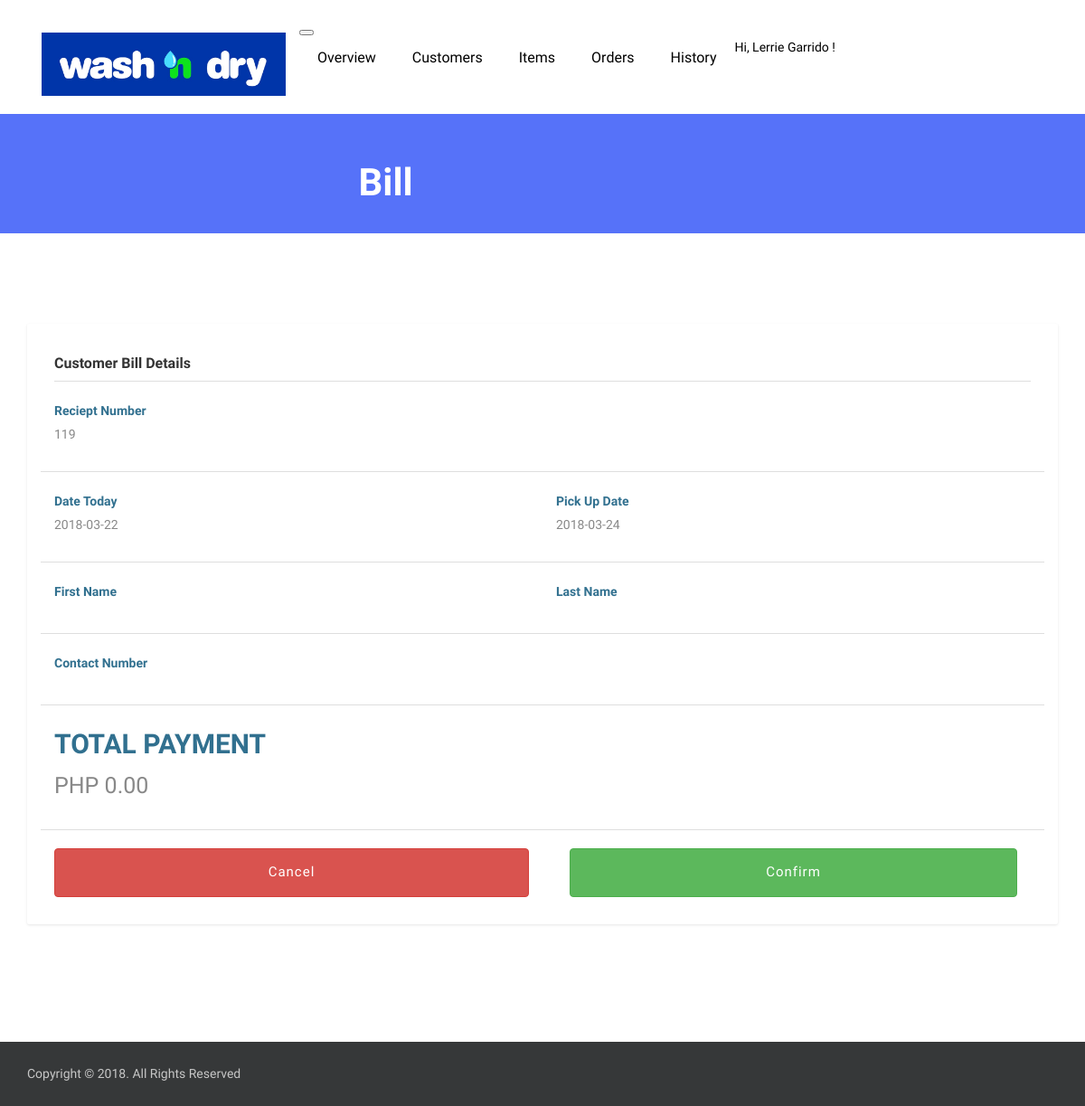
The app's page /pssychcare/laundry/bill.php (signed in) with its own data.
### tables this page shows
CREATE TABLE IF NOT EXISTS `orders` (
`id` int(11) NOT NULL,
  `date_today` varchar(10) NOT NULL,
  `pick_up_date` varchar(10) NOT NULL,
  `fname` varchar(50) NOT NULL,
  `lname` varchar(50) NOT NULL,
  `contact_no` varchar(11) NOT NULL,
  `total_payment` decimal(10,2) NOT NULL,
  `status` varchar(10) NOT NULL
);

### pssychcare/laundry/bill.php (the view, shortened to what this page needs)
<?php
    $query="SELECT * FROM orders ORDER BY id DESC LIMIT 1";
    $result = mysqli_query($sql, $query);
?>
<!DOCTYPE html>
<html lang="en">
<head>
	<link href="plugins/jquery-ui/jquery-ui.min.html" rel="stylesheet">
	<link href="plugins/bootstrap/dist/css/bootstrap.min.css" rel="stylesheet">
	<link href="plugins/font-awesome/css/font-awesome.min.css" rel="stylesheet">
	<link href="plugins/slick-carousel/slick/slick.css" rel="stylesheet">
	<link href="plugins/slick-carousel/slick/slick-theme.css" rel="stylesheet">
	<link href="plugins/fancybox/jquery.fancybox.pack.css" rel="stylesheet">
	<link href="plugins/jquery-nice-select/css/nice-select.css" rel="stylesheet">
	<link href="plugins/seiyria-bootstrap-slider/dist/css/bootstrap-slider.min.css" rel="stylesheet">
	<link href="css/style.css" rel="stylesheet">
	<link rel="stylesheet" href="https://cdn.datatables.net/1.10.12/css/dataTables.bootstrap.min.css" />
</head>
<body class="body-wrapper">
<section>
	<div class="container">
		<div class="row">
			<div class="col-md-12">
				<?php include('navbar.php') ?>
			</div>
		</div>
	</div>
</section>
<section class="page-title">
	<div class="container">
		<div class="row">
			<div class="col-md-8 offset-md-2 text-center">
				<h3><i class="fa fa-money" aria-hidden="true"></i> Bill</h3>
			</div>
		</div>
	</div>
</section>
<section class="blog section">
	<div class="container">
		<div class="row">
			<div class="col-md-10 offset-md-1 col-lg-12 offset-lg-0">
				<div class="sidebar">
					<div class="widget category">
						<h5 class="widget-header">Customer Bill Details</h5>
							<form method="POST" action="cancel_order.php">
								<div class="row">
								<?php while ($row=mysqli_fetch_array($result)) {?>
									<div class="col-sm-12 col-md-12 widget-header">
										<div class="form-group mb-30">
										    <b><label class="text-info">Reciept Number</label></b>
										    <p><?php echo $row['id'] ?></p>
										</div>
									</div>
									<div class="col-sm-12 col-md-6 widget-header">
										<div class="form-group mb-30">
										    <b><label class="text-info">Date Today</label></b>
											<p><?php echo $row['date_today'] ?></p>
										</div>
									</div>
									<div class="col-sm-12 col-md-6 widget-header">
										<div class="form-group mb-30">
										    <b><label class="text-info">Pick Up Date</label></b>
											<p><?php echo $row['pick_up_date'] ?></p>
										</div>
									</div>
									<div class="col-sm-12 col-md-6 widget-header">
										<div class="form-group mb-30">
										    <b><label class="text-info">First Name</label></b>
										</div>
									</div>
									<div class="col-sm-12 col-md-6 widget-header">
										<div class="form-group mb-30">
										    <b><label class="text-info">Last Name</label></b>
										</div>
									</div>
									<div class="col-sm-12 col-md-12 widget-header">
										<div class="form-group mb-30">
										    <b><label class="text-info">Contact Number</label></b>
										</div>
									</div>
									<div class="col-sm-12 col-md-12 widget-header">
										<div class="form-group mb-30">
										    <b><label class="text-info" style="font-size: 30px">TOTAL PAYMENT</label></b>
											<b><p style="font-size: 25px">PHP <?php echo number_format($row['total_payment'], 2) ?></p></b>
										</div>
									</div>
								<?php } ?>
								<div class="col-sm-12 col-md-6">
									<div class="form-group mb-30">
									    <input type="submit" name="submit" class="btn btn-danger col-md-12" value="Cancel">
									</div>
								</div>
							</form>
							<div class="col-sm-12 col-md-6">
								<form action="orders.php">
									<div class="col-sm-12 col-md-12">
										<div class="form-group mb-30">
											<button class="btn btn-success col-md-12" type="submit">Confirm</button>
										</div>
									</div>
								</form>
							</div>
						</div>
					</div>
				</div>
			</div>
		</div>
</section>
<footer class="footer-bottom">
    <div class="container">
      <div class="row">
        <div class="col-sm-6 col-12">
          <div class="copyright">
            <p>Copyright © 2018. All Rights Reserved</p>
          </div>
        </div>
        <div class="col-sm-6 col-12">
          <ul class="social-media-icons text-right">
              <li><a class="fa fa-facebook" href="#"></a></li>
              <li><a class="fa fa-twitter" href="#"></a></li>
              <li><a class="fa fa-pinterest-p" href="#"></a></li>
              <li><a class="fa fa-vimeo" href="#"></a></li>
            </ul>
        </div>
      </div>
    </div>
</footer>
</body>
</html>

### pssychcare/laundry/navbar.php (shortened to what this page needs)
<?php
    if (isset($_SESSION['admin_user'])) {
        $userQuery = "SELECT * FROM admin WHERE id='".$_SESSION['admin_user']."'";
        $userResult = mysqli_query($sql, $userQuery);
        $userRow = mysqli_fetch_array($userResult);
    }else{
        header("location: index.php");
    }
?>
<nav class="navbar navbar-expand-lg  navigation">
	<a class="navbar-brand" href="overview.php">
		<img src="images/wndl.jpg" width="270" height="70" alt="Wash N' dry">
	</a>
	<button class="navbar-toggler" type="button" data-toggle="collapse" data-target="#navbarSupportedContent" aria-controls="navbarSupportedContent" aria-expanded="false" aria-label="Toggle navigation">
	</button>
	<div class="collapse navbar-collapse" id="navbarSupportedContent">
		<ul class="navbar-nav ml-auto main-nav ">
			<li class="nav-item">
				<a class="nav-link" href="overview.php">Overview</a>
			</li>
			<li class="nav-item">
				<a class="nav-link" href="customers.php">Customers</a>
			</li>
			<li class="nav-item">
				<a class="nav-link" href="items.php">Items</a>
			</li>
			<li class="nav-item">
				<a class="nav-link" href="orders.php">Orders</a>
			</li>
			<li class="nav-item">
				<a class="nav-link" href="history.php">History</a>
			</li>
		</ul>
		<ul class="navbar-nav ml-auto mt-10">
			<li class="nav-item dropdown dropdown-slide">
				<a class="nav-link dropdown-toggle" href="#" data-toggle="dropdown" aria-haspopup="true" aria-expanded="false">
					<?php echo 'Hi, '.$userRow['1'].' '.$userRow['2'].' ! ';?><span></i></span>
				</a>
			</li>
		</ul>
	</div>
</nav>

### pssychcare/laundry/css/style.css (style rules this page uses)
body { line-height: 1.5; font-family: "Muli", sans-serif; }
p, li, input, select, button { font-family: "Muli", sans-serif; color: #666; font-size: 14px; font-weight: 400; }
h1, h2, h3, h4, h5, h6 { font-family: "Muli", sans-serif; font-weight: 600; color: #333; }
p { color: #666; }
h3 { font-size: 20px; }
p { color: #888; }
label { font-size: 14px; letter-spacing: 0; color: #848484; }
ol, ul { margin: 0; padding: 0; list-style: none; }
a { transition: all .3s ease-in 0s; color: #000; }
button { cursor: pointer; }
.section { padding: 100px 0; }
.btn { font-size: 15px; letter-spacing: 1px; display: inline-block; padding: 15px 30px; border-radius: 4px; }
.mb-30 { margin-bottom: 20px; }
.page-title { background: #5672f9; padding: 35px 0; }
.page-title h3 { color: #fff; font-size: 42px; letter-spacing: 0; line-height: 1; margin-bottom: 0; }
.navigation { padding: 20px 0; }
.main-nav .nav-item .nav-link { font-size: 16px; line-height: 43px; padding: 0 20px; }
.nav-item.dropdown { position: relative; }
@media (min-width: 768px) { .dropdown-slide { position: static; } }
.widget { background: #fff; box-shadow: 0px 1px 3px 0px rgba(0, 0, 0, 0.1); padding: 25px 30px 30px; margin-bottom: 30px; border-radius: 2px; }
.widget .widget-header { display: block; font-size: 16px; font-weight: 600; margin-bottom: 20px; padding-bottom: 10px; border-bottom: 1px solid #dedede; }
.footer-bottom { position: relative; background: #363839; padding: 25px 0; }
.footer-bottom .copyright p { color: #c7c7c7; margin-bottom: 0; }
.social-media-icons { text-align: center !important; }
.social-media-icons li { display: inline-block; }
.social-media-icons li a { color: #848484; padding: 0 20px; }

### records on screen
orders: id "119", date_today "2018-03-22", pick_up_date "2018-03-24", total_payment "0.00"

### other values on screen
$userRow['1'] "Lerrie"
$userRow['2'] "Garrido"
